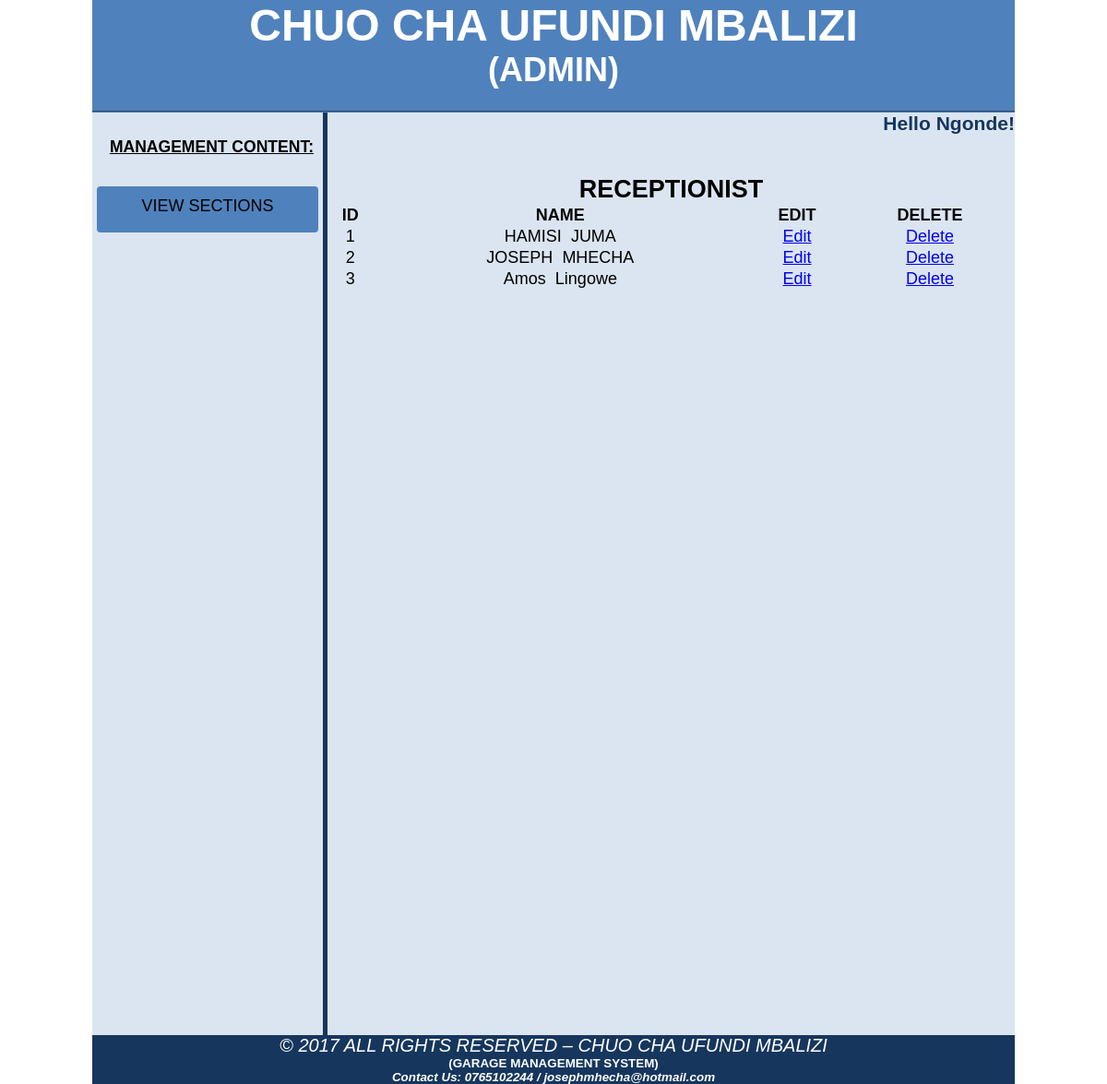
/admin/includes/view_receptionist.php (signed in), run on the app's committed database.
### tables this page shows
CREATE TABLE `receptionist` (
  `r_id` int(10) NOT NULL,
  `r_fname` varchar(100) NOT NULL,
  `r_lname` varchar(100) NOT NULL,
  `r_pno` varchar(50) NOT NULL,
  `r_gender` text NOT NULL,
  `r_pass` varchar(100) NOT NULL
);

### admin/includes/view_receptionist.php (the view, shortened to what this page needs)
<?php
if(!isset($_SESSION['a_lname'])){
	echo "<script>window.open('login.php?not_authorize=Authentication failure! Please Contact System Admin.','_self')</script>";
}
else {
?>
<!doctype html>
<html>
<head>
<link rel="stylesheet"  href="style.css" />
<link rel="stylesheet"  href="box_style.css" />
</head>
<body>
<div class="wrapper">
	<div class="header" align="center"><h1>CHUO CHA UFUNDI MBALIZI</h1><h2>(ADMIN)</h2></div>
	<div class="left">
	<br>
		<h3 style="padding: 10px; text-decoration: underline; font-weight: bold; ">MANAGEMENT CONTENT:</h3>
	<br>
		<button class="button" style="vertical-align: middle"><span><a href="http://localhost/GMS/admin/index.php?view_user">VIEW SECTIONS</a></span></button>
	</div>
	<div class="right">
	<h3 style="color: #16365d; text-align: right;"> Hello  <?php echo ucwords($_SESSION['a_lname']); ?>! </h3>
	<div align="center"> <br /> <br />
<table align="center" bgcolor="#dbe5f1" width="745">
	<tr>
		<td colspan="10" align="center" bgcolor="#dbe5f1" ><h2>RECEPTIONIST</h2></td>
	</tr>
	<tr>
		<th>ID</th>
		<th>NAME</th>
		<th>EDIT</th>
		<th>DELETE</th>
	</tr>
<?php
include ("db_con.php");
	$get_receptionist = "select * from receptionist";
	$run_receptionist = mysqli_query($con, $get_receptionist);
	$i=1;
	while ($row_receptionist = mysqli_fetch_array($run_receptionist, MYSQLI_ASSOC)){
		$r_id = $row_receptionist['r_id'];
		$r_fname = $row_receptionist['r_fname'];
		$r_lname = $row_receptionist['r_lname'];
?>
   <tr align="center">
	    <td><?php echo $i++; $r_id ?></td>
	    <td><?php echo $r_fname; ?>&nbsp;&nbsp;<?php echo $r_lname; ?></td>
	    <td><a href="index.php?edit_receptionist=<?php echo $r_id; ?>">Edit</a></td>
	    <td><a href="delete_receptionist.php?delete_receptionist=<?php echo $r_id; ?>"onclick="return confirm('Are you sure you want to delete?')">Delete</a></td>
  </tr>
<?php } ?>
</table>
	</div>
</div>
</body>
	<div align="center" style="background-color:#16365d; font-size: 20px; color: #fff;" >
	<i>© 2017 ALL RIGHTS RESERVED – CHUO CHA UFUNDI MBALIZI</i>
	<h6>(GARAGE MANAGEMENT SYSTEM)</h6>
	<h6><i>Contact Us: 0765102244 / josephmhecha@hotmail.com<i></h6>
	</div>
</html>
<?php } ?>

### admin/includes/style.css (style rules this page uses)
html, body, div, span, applet, object, iframe, h1, h2, h3, h4, h5, h6, p, blockquote, pre, a, abbr, acronym, address, big, cite, code, del, dfn, em, img, ins, kbd, q, s, samp, small, strike, strong, sub, sup, tt, var, b, u, i, center, dl, dt, dd, ol, ul, li, fieldset, form, label, legend, table, caption, tbody, tfoot, thead, tr, th, td, article, aside, canvas, details, embed, figure, figcaption, footer, header, hgroup, menu, nav, output, ruby, section, summary, time, mark, audio, video { margin: 0; padding: 0; border: 0; vertical-align: baseline; }
body { background-color:white; font-family: "Century Gothic", CenturyGothic, Geneva, AppleGothic, sans-serif; }
.wrapper { width: 1000px; margin: auto; }
.header { font-size: 24px; color: #fff; background-color: #4f81bc; height: 120px; width: 1000px; border-bottom-width: 2px; border-bottom-style: groove; border-bottom-color: #4f81bc; }
.left { font-size: 15px; font-weight: bold; background-color: #dbe5f1; text-align: right; display: block; float: left; height: 1000px; width: 250px; border-right-style: groove; border-right-color: #4f81bc; }
.left a { text-decoration: none; color: #000; font-size: 18px; text-align: right; padding: 8px; margin-bottom: 8px; display: block; }
.right { font-size: 18px; color: #000; background: #dbe5f1; float: right; height: 1000px; width: 745px; }
.button { display: inline-block; border-radius: 4px; background-color: #4f81bc; border: none; color: #FFFFFF; text-align: center; font-size: 28px; padding: 2px; width: 240px; transition: all 0.5s; cursor: pointer; margin: 5px; }
.button span { cursor: pointer; display: inline-block; position: relative; transition: 0.5s; }
.button span:after { content: '\00bb'; position: absolute; opacity: 0; top: 0; right: -20px; transition: 0.5s; }

### data on the page
receptionist: r_fname "HAMISI", r_lname "JUMA"
receptionist: r_fname "JOSEPH", r_lname "MHECHA"
receptionist: r_fname "Amos", r_lname "Lingowe"

### other printed values
$_SESSION['a_lname'] "Ngonde"
